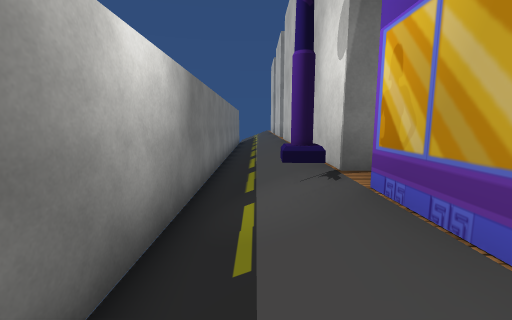
view 1 (above)

14 first-person views from a walk through a 3-D level made in the Unity game engine. The camera is 1.5 m above the floor, tilts 8° down and sees 90° across. The floor is counted in squares, 1.5 m on a side. Each view is taken from the middle of a square. On the plan, view 1 faces up. The plan holds only what a view shows up to about 11 squares ahead; the rest is blank. The place goes on beyond the plan. The player is left out. Some surface patterns are stand-ins.

view 2
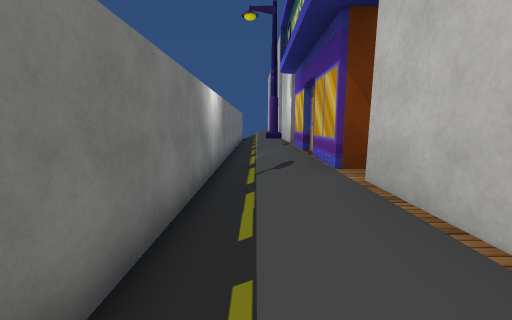

view 3
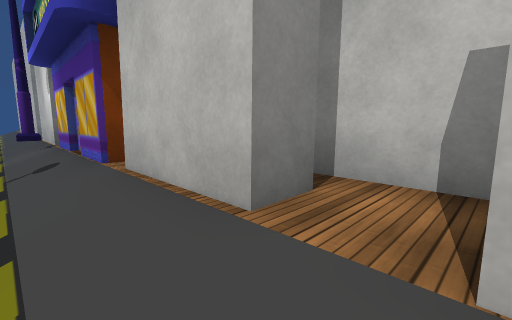

view 4
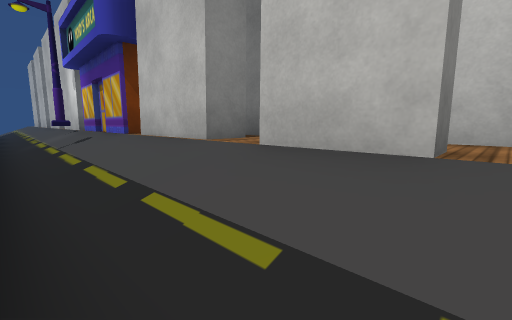

view 5
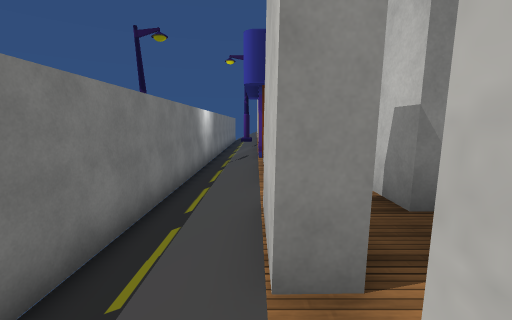

view 6
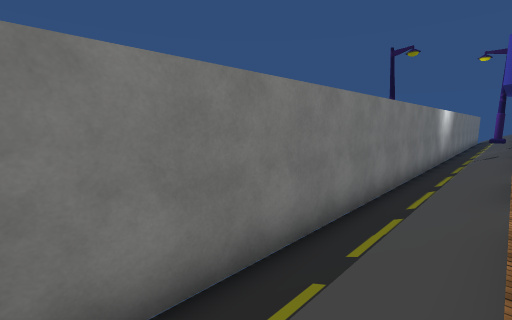

view 7
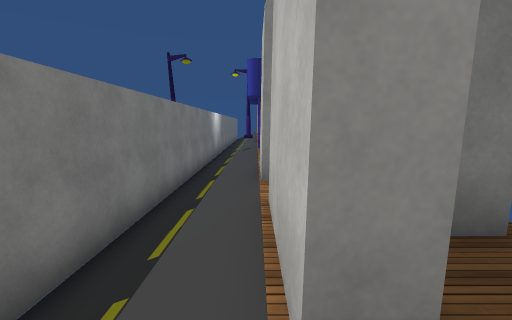

view 8
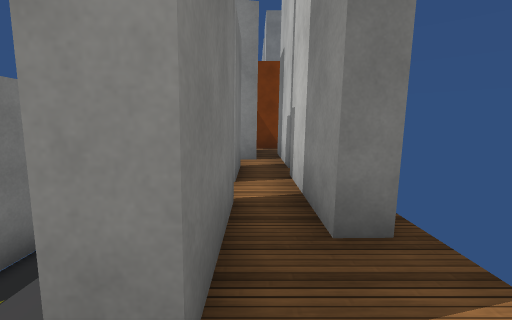

view 9
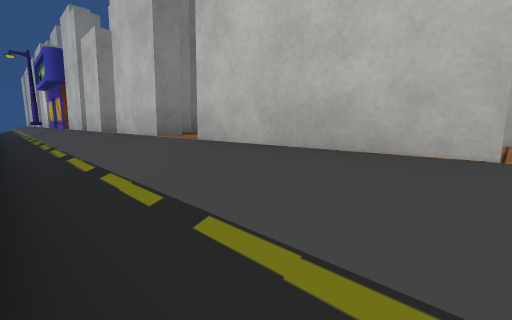

view 10
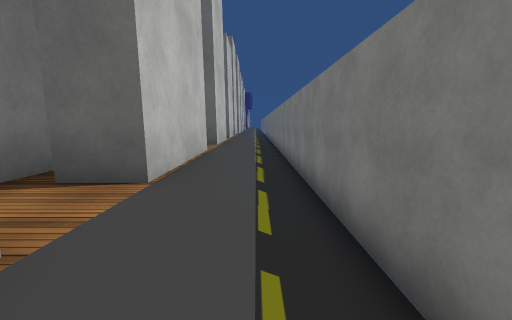

view 11
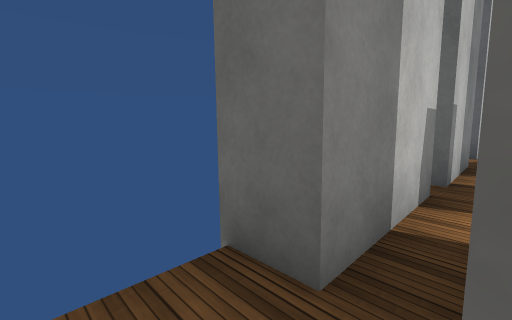

view 12
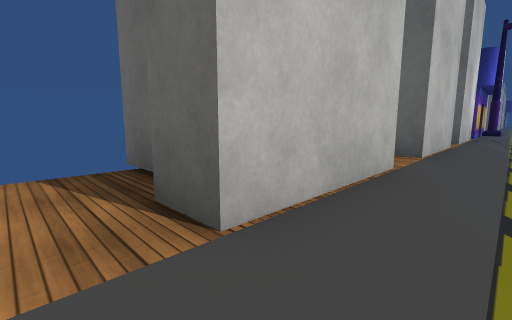

view 13
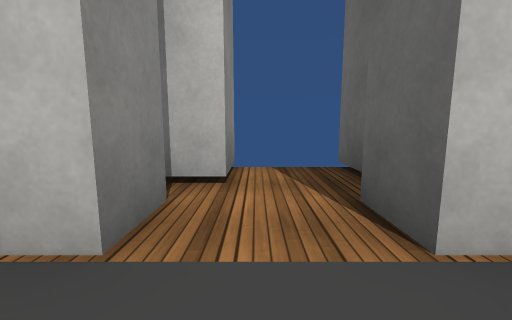

view 14
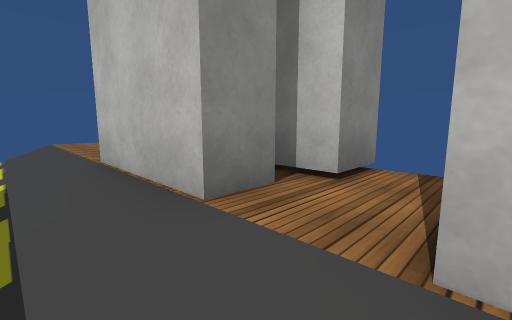

### Floor plan
Key: @ floor where view 1 was taken; # wall or solid block; x gap in a wall; . floor; / step, stairs or slope; S streetlight.
Columns run from 3 left of view 1 to 4 right of it. Each row starts with its distance up from view 1.
 24    /..
 23    /..
 22    /..
 21    /.
 20    /.
 19    /#
 18    /#
 17    /####
 16    /...
 15    /##.x
 14    /###
 13    /#
 12    /.
 11  #//.
 10  #//##
  9  #//#
  8  #//#
  7  #//.
  6  #//#
  5  #//#
  4  #//#
  3  #//##
  2  #//#
  1  #//##
  0  S/@.#
 -1 SS///##
 -2  #//...
 -3  #//.#.
 -4  #//.###
 -5  #//..#
 -6  #//#.#
 -7  #//#.x
 -8  #//..#
 -9  #//.##
-10  #//.##
-11  #//.#.
-12  #//..#
-13  #//.##
-14  #//.#
-15  #//.#
-16  #//.#

Where each view was taken, in squares from view 1:
view 1: 0 up, 0 right, facing up
view 2: 5 down, 0 right, facing up
view 3: 6 down, 0 right, facing up-right
view 4: 8 down, 1 left, facing up-right
view 5: 9 down, 1 right, facing up
view 6: 12 down, 1 right, facing up-left
view 7: 12 down, 1 right, facing up
view 8: 12 down, 2 right, facing up
view 9: 16 down, 1 left, facing up-right
view 10: 10 down, 0 right, facing down
view 11: 2 down, 2 right, facing down-right
view 12: 16 up, 0 right, facing down-right
view 13: 16 up, 0 right, facing right
view 14: 15 up, 0 right, facing up-right
